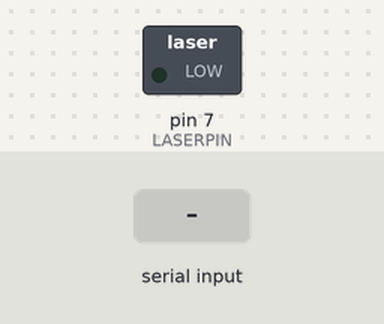
The sketch below on a simulated Arduino Uno, built with avr-gcc and run on an emulated ATmega328P. Shown: switched loads named in the sketch (green lamp = pin HIGH). Inputs (shaded band) come from the test bench. What the sketch prints to the serial monitor is not drawn.

Above: at 1.2 s.
1.3 s: "1" received over Serial
2.8 s: "0" received over Serial
Timing chart, 0 to 5.8 s (numbered marks = the images above; inputs shaded):
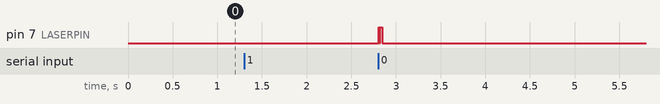

The sketch:

sketch_jun06a.ino
```cpp
#define LASERPIN 7
#define SOLARPIN A0
#define THRESHOLD 210.
int x;
int q=0;
int y=0;
void setup()
{
  pinMode (LASERPIN, OUTPUT) ;
  pinMode(SOLARPIN, INPUT);
  Serial.begin(9600);
  Serial.println("To transmit data press 1.....To receive data press 0..... ");
  Serial.println();
}

void loop()
{

  if (Serial.available())
  {
    x= Serial.read();
  }
  if (x =='1')
  {
    t();
  }
  else if (x=='0')
  {
    r();
  }

}

void t()
{
  if (y==0)
  {
    Serial.println("Transmitting data");
    Serial.println();
    y =1;
  }
  int ar[20];
  int m;
  int bits[8];
  delay(10);
  // GETTING MESSAGE FROM USER
  while (Serial.available() > 0) {
    m = Serial.read();

    Serial.print(char(m));
    int z;
    int bin[7];
    int newbin[7];

    // CONVERTING MESSAGE TO BINARY
    for(z=0;z<8;z++){
      bin[z] = m%2;
      m = m /2 ;
    }

  for (int j= 7 ; j>=0 ; j-- )
  {
      newbin[7-j] = bin[j] ;
  }

  // ENCODING THE MESSAGE IN THE FORM OF HIGHS AND LOWS
  for( int p=0 ; p<8 ; p++ )
  {
    if (newbin[p] == 1)
    {
      bits[p] = HIGH ;
    }
    if ( newbin[p] == 0)
    {
      bits[p] = LOW ;
    }
  }

  // TRANSMITTING THE MESSAGE
  bits[0] = HIGH;
  for (int i = 0; i < 8; i++)
  {
    digitalWrite(LASERPIN, bits[i]);
    delay(10);
  }
    digitalWrite(LASERPIN, LOW);
    delay(100);
  }
}
void r()
{
  if (y==0)
  {
    Serial.println("Receiving data");
    Serial.println();
    y =1;
  }

  int reading = analogRead(SOLARPIN);
  int bit[8];

  if (reading > THRESHOLD)
  {
    for (int i =0; i<8 ; i++)
    {
      if (analogRead(SOLARPIN) > THRESHOLD)
      {
        bit[i] = 1 ;
      }
      else
      {
        bit[i] = 0;
      }
      delay(10);
    }
    int m = 0;
    for (int j =1; j <8; j++)
    {
       if (bit[j] ==1)
       {
         m = m + (1<<(7-j));
       }
    }
    Serial.print(char(m));
  }
}
```

Measured:
- after the input at 1.3 s, every drawn part: stays the same
- after the input at 2.8 s, pin 7 (LASERPIN): alternates HIGH for 0.02 s and LOW for 0.01 s, 4 changes in all, then stays LOW, starting at once
